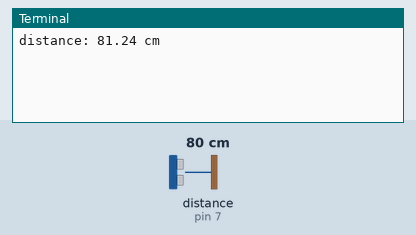
Recording of a program running on a simulated Raspberry Pi (header pin numbers). On the bench: the last lines printed to the terminal. Inputs (shaded band) come from the test bench; at power-on: distance to the obstacle (sensor on pin 7) 80 cm. The echo pulse lasts 58.3 µs per cm; the clock reads 2024-03-15 10:24:30 at power-on unless the program sets it.

Above: at 1.2 s.
1.3 s: distance to the obstacle (sensor on pin 7) set to 2 cm
At 3.4 s:
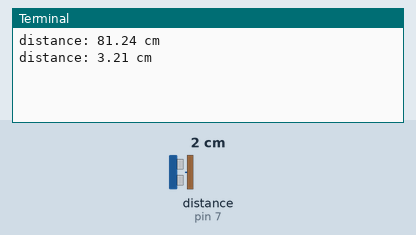
4.0 s: distance to the obstacle (sensor on pin 7) set to 4 cm
At 5.0 s:
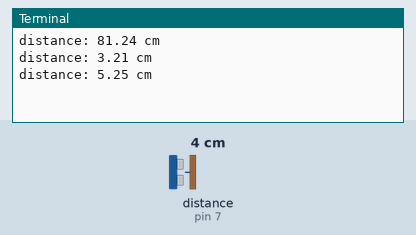
Timing chart, 0 to 7.0 s (numbered marks = the images above; inputs shaded):
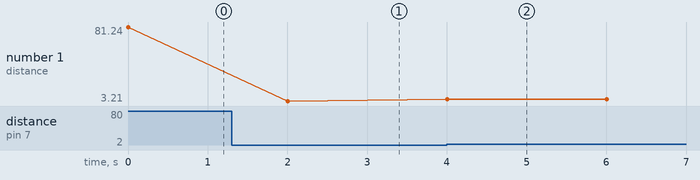

Measured:
- after the input at 1.3 s, the terminal: prints a new line after 0.71 s (image 1)
- after the input at 4.0 s, the terminal: prints a new line at once (image 2)
- plotted number 1: 81.24 → 3.21 after the input at 1.3 s, 3.21 → 5.25 after the input at 4.0 s

The program:

ultrasonic.py
```python
import RPi.GPIO as GPIO
import time
GPIO.setmode(GPIO.BOARD)
TRIG = 8
ECHO =7

GPIO.setup(TRIG,GPIO.OUT)
GPIO.setup(ECHO,GPIO.IN)
GPIO.output(TRIG, False)

try:
    while True:
        GPIO.output(TRIG, True)
        time.sleep(0.00001)
        GPIO.output(TRIG, False)

        while GPIO.input(ECHO)==0:
            pulse_start = time.time()

        while GPIO.input(ECHO)==1:
            pulse_end = time.time()

        pulse_duration = pulse_end - pulse_start

        distance = pulse_duration * 17150

        distance = round(distance+1.15, 2)

        print ("distance:",distance,"cm")
        time.sleep(2)

except KeyboardInterrupt:
    GPIO.cleanup()
```
